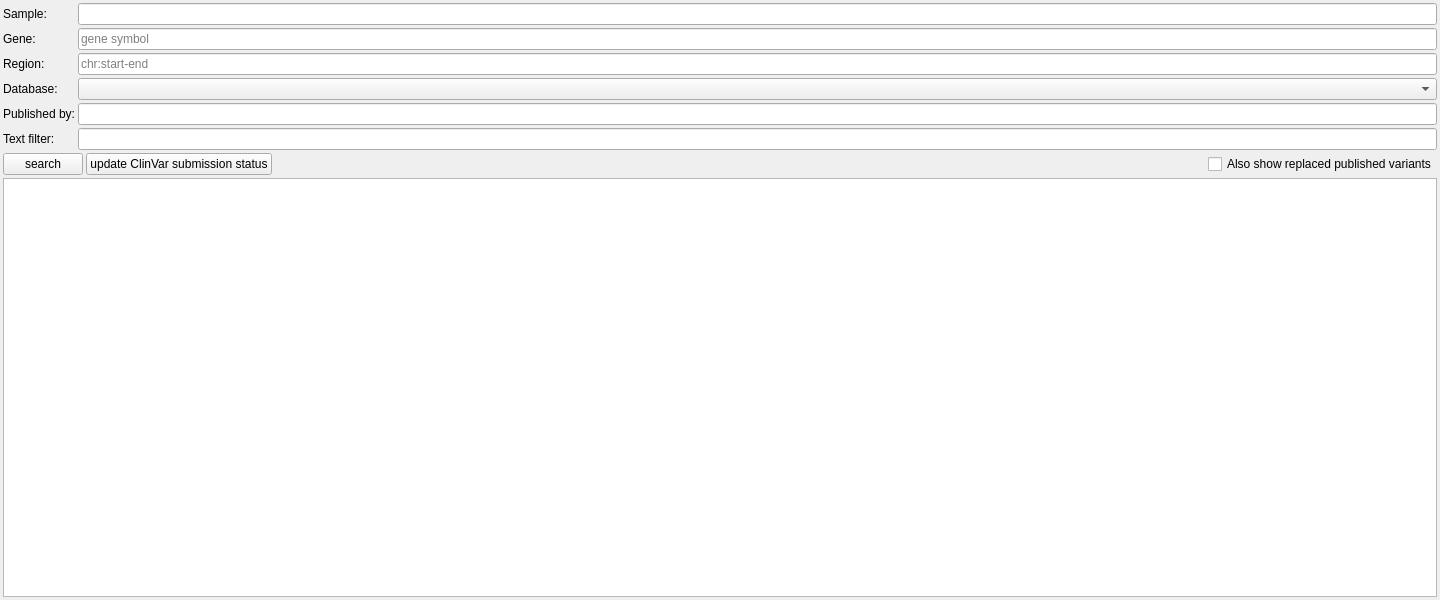
<?xml version="1.0" encoding="UTF-8"?>
<ui version="4.0">
 <class>PublishedVariantsWidget</class>
 <widget class="QWidget" name="PublishedVariantsWidget">
  <property name="geometry">
   <rect>
    <x>0</x>
    <y>0</y>
    <width>1440</width>
    <height>600</height>
   </rect>
  </property>
  <property name="minimumSize">
   <size>
    <width>1280</width>
    <height>600</height>
   </size>
  </property>
  <property name="windowTitle">
   <string>Form</string>
  </property>
  <layout class="QGridLayout" name="gridLayout">
   <property name="leftMargin">
    <number>3</number>
   </property>
   <property name="topMargin">
    <number>3</number>
   </property>
   <property name="rightMargin">
    <number>3</number>
   </property>
   <property name="bottomMargin">
    <number>3</number>
   </property>
   <property name="spacing">
    <number>3</number>
   </property>
   <item row="3" column="1">
    <widget class="QLineEdit" name="f_region">
     <property name="toolTip">
      <string>&lt;html&gt;&lt;head/&gt;&lt;body&gt;&lt;p&gt;Enter a chromosomal region, e.g. from IGV or from GSvar genes to regions dialog.&lt;/p&gt;&lt;/body&gt;&lt;/html&gt;</string>
     </property>
     <property name="placeholderText">
      <string>chr:start-end</string>
     </property>
    </widget>
   </item>
   <item row="5" column="0">
    <widget class="QLabel" name="label_2">
     <property name="text">
      <string>Published by:</string>
     </property>
    </widget>
   </item>
   <item row="0" column="0">
    <widget class="QLabel" name="label">
     <property name="text">
      <string>Sample:</string>
     </property>
    </widget>
   </item>
   <item row="0" column="1">
    <widget class="DBSelector" name="f_sample"/>
   </item>
   <item row="3" column="0">
    <widget class="QLabel" name="label_3">
     <property name="text">
      <string>Region:</string>
     </property>
    </widget>
   </item>
   <item row="5" column="1">
    <widget class="DBSelector" name="f_published"/>
   </item>
   <item row="8" column="0" colspan="2">
    <widget class="DBTableWidget" name="table"/>
   </item>
   <item row="4" column="1">
    <widget class="QComboBox" name="f_db"/>
   </item>
   <item row="4" column="0">
    <widget class="QLabel" name="label_4">
     <property name="text">
      <string>Database:</string>
     </property>
    </widget>
   </item>
   <item row="7" column="0" colspan="2">
    <layout class="QHBoxLayout" name="horizontalLayout">
     <item>
      <widget class="QPushButton" name="search_btn">
       <property name="text">
        <string>search</string>
       </property>
      </widget>
     </item>
     <item>
      <widget class="QPushButton" name="updateStatus_btn">
       <property name="text">
        <string>update ClinVar submission status</string>
       </property>
      </widget>
     </item>
     <item>
      <spacer name="horizontalSpacer">
       <property name="orientation">
        <enum>Qt::Horizontal</enum>
       </property>
       <property name="sizeHint" stdset="0">
        <size>
         <width>40</width>
         <height>20</height>
        </size>
       </property>
      </spacer>
     </item>
     <item>
      <widget class="QCheckBox" name="cb_show_replaced">
       <property name="text">
        <string>Also show replaced published variants</string>
       </property>
      </widget>
     </item>
    </layout>
   </item>
   <item row="6" column="0">
    <widget class="QLabel" name="label_5">
     <property name="text">
      <string>Text filter:</string>
     </property>
    </widget>
   </item>
   <item row="6" column="1">
    <widget class="QLineEdit" name="f_text"/>
   </item>
   <item row="2" column="0">
    <widget class="QLabel" name="label_6">
     <property name="text">
      <string>Gene:</string>
     </property>
    </widget>
   </item>
   <item row="2" column="1">
    <widget class="QLineEdit" name="f_gene">
     <property name="placeholderText">
      <string>gene symbol</string>
     </property>
    </widget>
   </item>
  </layout>
 </widget>
 <customwidgets>
  <customwidget>
   <class>DBSelector</class>
   <extends>QLineEdit</extends>
   <header>DBSelector.h</header>
  </customwidget>
  <customwidget>
   <class>DBTableWidget</class>
   <extends>QTableWidget</extends>
   <header>DBTableWidget.h</header>
  </customwidget>
 </customwidgets>
 <tabstops>
  <tabstop>f_sample</tabstop>
  <tabstop>f_gene</tabstop>
  <tabstop>f_region</tabstop>
  <tabstop>f_db</tabstop>
  <tabstop>f_published</tabstop>
  <tabstop>f_text</tabstop>
  <tabstop>search_btn</tabstop>
  <tabstop>table</tabstop>
  <tabstop>updateStatus_btn</tabstop>
  <tabstop>cb_show_replaced</tabstop>
 </tabstops>
 <resources/>
 <connections/>
</ui>
